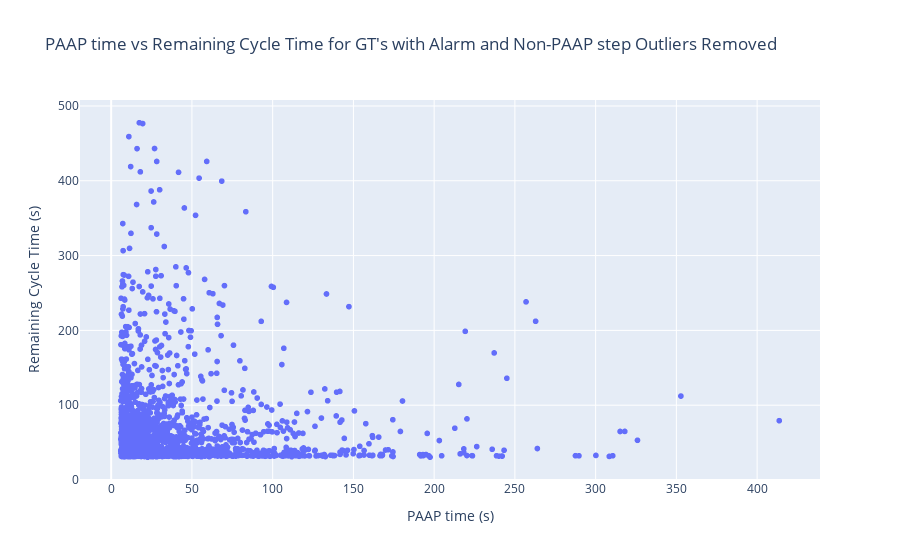

Here is the notebook cell this chart was saved with:
### Code cell
import plotly.express as px
fig = px.scatter(x=X, y=Y, title="PAAP time vs Remaining Cycle Time for GT\'s with Alarm and Non-PAAP step Outliers Removed")
fig.update_layout(
    xaxis_title="PAAP time (s)",
    yaxis_title="Remaining Cycle Time (s)"
)
fig.show()

### Figure 1 — Plotly figure (JSON) as saved in the notebook; plotly's stock layout.template omitted (floating-point values rounded to 4 significant figures; data arrays with more than 128 entries replaced by an {"elided": "..."} marker saying what was removed)
{"data": [{"hovertemplate": "x=%{x}<br>y=%{y}<extra></extra>", "legendgroup": "", "marker": {"color": "#636efa", "symbol": "circle"}, "mode": "markers", "name": "", "showlegend": false, "type": "scattergl", "x": {"elided": "2267 float values"}, "xaxis": "x", "y": {"elided": "2267 float values"}, "yaxis": "y"}], "layout": {"legend": {"tracegroupgap": 0}, "title": {"text": "PAAP time vs Remaining Cycle Time for GT's with Alarm and Non-PAAP step Outliers Removed"}, "xaxis": {"anchor": "y", "domain": [0, 1], "title": {"text": "PAAP time (s)"}}, "yaxis": {"anchor": "x", "domain": [0, 1], "title": {"text": "Remaining Cycle Time (s)"}}}}
